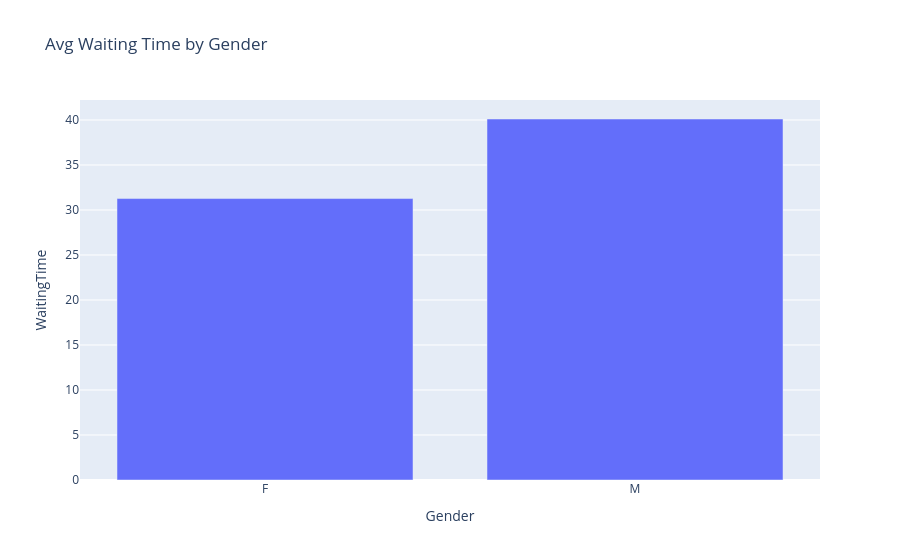

The cell this chart's notebook holds for it:
### Code cell
avg_wait_gender = df.groupby('Gender')['WaitingTime'].mean().reset_index()
px.bar(avg_wait_gender, x="Gender", y="WaitingTime",
             title="Avg Waiting Time by Gender")

### Figure 1 — Plotly figure (JSON) as saved in the notebook; plotly's stock layout.template omitted (floating-point values rounded to 4 significant figures)
{"data": [{"hovertemplate": "Gender=%{x}<br>WaitingTime=%{y}<extra></extra>", "legendgroup": "", "marker": {"color": "#636efa", "pattern": {"shape": ""}}, "name": "", "orientation": "v", "showlegend": false, "textposition": "auto", "type": "bar", "x": ["F", "M"], "xaxis": "x", "y": [31.27, 40.11], "yaxis": "y"}], "layout": {"autosize": true, "barmode": "relative", "legend": {"tracegroupgap": 0}, "title": {"text": "Avg Waiting Time by Gender"}, "xaxis": {"anchor": "y", "autorange": true, "domain": [0, 1], "range": [-0.5, 1.5], "title": {"text": "Gender"}, "type": "category"}, "yaxis": {"anchor": "x", "autorange": true, "domain": [0, 1], "range": [0, 42.22], "title": {"text": "WaitingTime"}, "type": "linear"}}}
